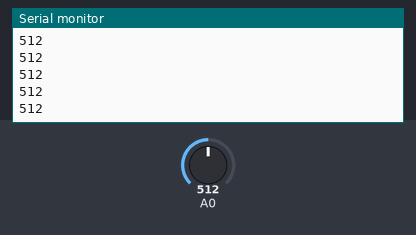
The sketch below on a simulated Arduino Uno, built with avr-gcc and run on an emulated ATmega328P. Shown: the last lines printed to the serial monitor. The inputs (shaded band) are chosen by the test bench; at power-on: A0 = 512.

Above: at 1.2 s.
1.3 s: A0 set to 716
At 1.8 s:
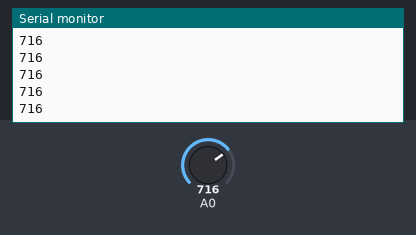
2.8 s: A0 set to 900
At 3.3 s:
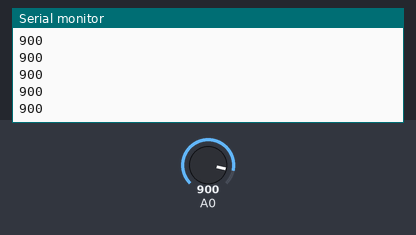
Timing chart, 0 to 5.8 s (numbered marks = the images above; inputs shaded):
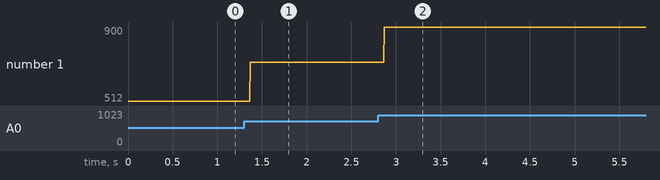

Measured:
- after the input at 1.3 s, the serial monitor: prints a new line after 0.07 s (image 1)
- after the input at 2.8 s, the serial monitor: prints a new line after 0.07 s (image 2)
- plotted number 1: 512 → 716 after the input at 1.3 s, 716 → 900 after the input at 2.8 s

The sketch:

lab8.ino
```cpp
/**
 * Olliver Aikenhead
 *
 * Lab 8
 *
 * Using the arduino 2650 ATmega analog to digital converters by using a mux and adc.
 * A photo resistor is attached along with an axial resistor in series. Values get sent over serial
 * to the PC.
 */

/* ADC and MUX register init */
volatile unsigned char* myADMUX = (unsigned char*)0x7C;
volatile unsigned char* myADCSRB = (unsigned char*)0x7B;
volatile unsigned char* myADCSRA = (unsigned char*)0x7A;
volatile unsigned int* ADC_DATA = (unsigned int*)0x78;

/* port b init */
volatile unsigned char* port_b = (unsigned char*)0x25;
volatile unsigned char* ddr_b = (unsigned char*)0x24;
volatile unsigned char* pin_b = (unsigned char*)0x23;

/* funtion prototypes */

/**
 * adc_init()
 * ANSI C function
 * initializes the analog to digital converter to be ready to read analog data
 */
void adc_init();

/**
 * adc_read()
 * reads the analog voltage of divider
 */
unsigned int adc_read(unsigned char adc_channel);

/* program execution */
void setup()  {
  // setup the UART
  Serial.begin(9600);

  // setup the ADC
  adc_init();
}
void loop() {
  // get the reading from the ADC
  unsigned int adc_reading = adc_read(0);
  // print it to the serial port
  Serial.println(adc_reading);
}

/* function definitions */
// initialize the adc for use
void adc_init() {
  // init register A
  *myADCSRA |= 0b10000000;    // set bit   7 to 1 to enable the ADC
  *myADCSRA &= 0b11011111;    // clear bit 5 to 0 to disable the ADC trigger mode
  *myADCSRA &= 0b11110111;    // clear bit 3 to 0 to disable the ADC interrupt
  *myADCSRA &= 0b11111000;    // clear bit 2-0 to 0 to set prescaler selection to slow reading

  // init register B
  *myADCSRB &= 0b11110111;    // clear bit 3 to 0 to reset the channel and gain bits
  *myADCSRB &= 0b11111000;    // clear bit 2-0 to 0 to set free running mode

  // init MUX
  *myADMUX &= 0b01111111;     // clear bit 7 to 0 for AVCC analog reference
  *myADMUX |= 0b01000000;     // set bit   6 to 1 for AVCC analog reference
  *myADMUX &= 0b11011111;     // clear bit 5 to 0 for right adjust result
  *myADMUX &= 0b11100000;     // clear bit 4-0 to 0 to reset the channel and gain bits
}

// read data coming from adc
unsigned int adc_read(unsigned char adc_channel) {
  // reset the channel and gain bits
  *myADMUX &= 0b11100000;

  // clear the channel selection bits
  *myADCSRB &= 0b11110111;

  // set the channel number
  if(adc_channel > 7) {
    // set the channel selection bits, but remove the most significant bit (bit 3)
    adc_channel -= 8;
    // set MUX bit
    *myADCSRB |= 0b00001000;
  }

  // set the channel selection bits
  *myADMUX += adc_channel;
  *myADCSRA |= 0b01000000;

  // wait for the conversion to complete
  while((*myADCSRA & 0b01000000) != 0);
  // return the result in the ADC data register
  return *ADC_DATA;
}
```
